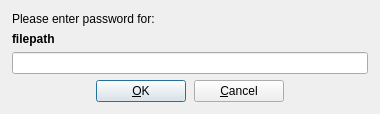
<?xml version="1.0" encoding="UTF-8"?>
<ui version="4.0">
 <class>IFileEncryptionPasswordDialog</class>
 <widget class="QDialog" name="IFileEncryptionPasswordDialog">
  <property name="windowTitle">
   <string>File Encryption Password</string>
  </property>
  <property name="modal">
   <bool>true</bool>
  </property>
  <property name="minimumSize">
   <size>
    <width>380</width>
    <height>0</height>
   </size>
  </property>
  <layout class="QVBoxLayout" name="mainLayout">
   <property name="leftMargin">  <number>12</number></property>
   <property name="topMargin">   <number>12</number></property>
   <property name="rightMargin"> <number>12</number></property>
   <property name="bottomMargin"><number>12</number></property>
   <property name="spacing">     <number>6</number></property>
   <item>
    <widget class="QLabel" name="textLabel1">
     <property name="text">
      <string>Please enter password for:</string>
     </property>
    </widget>
   </item>
   <item>
    <widget class="QLabel" name="tlFileName">
     <property name="text">
      <string>filepath</string>
     </property>
     <property name="styleSheet">
      <string notr="true">font-weight: bold;</string>
     </property>
     <property name="textInteractionFlags">
      <set>Qt::TextSelectableByMouse</set>
     </property>
    </widget>
   </item>
   <item>
    <widget class="QLineEdit" name="leFilePassword">
     <property name="echoMode">
      <enum>QLineEdit::Password</enum>
     </property>
    </widget>
   </item>
   <item>
    <layout class="QHBoxLayout" name="buttonLayout">
     <property name="spacing"><number>8</number></property>
     <item>
      <spacer name="leftSpacer">
       <property name="orientation"><enum>Qt::Horizontal</enum></property>
       <property name="sizeType"><enum>QSizePolicy::Expanding</enum></property>
       <property name="sizeHint" stdset="0">
        <size><width>40</width><height>20</height></size>
       </property>
      </spacer>
     </item>
     <item>
      <widget class="QPushButton" name="buttonOk">
       <property name="text">
        <string>&amp;OK</string>
       </property>
       <property name="default">
        <bool>true</bool>
       </property>
       <property name="minimumSize">
        <size><width>90</width><height>0</height></size>
       </property>
      </widget>
     </item>
     <item>
      <widget class="QPushButton" name="buttonCancel">
       <property name="text">
        <string>&amp;Cancel</string>
       </property>
       <property name="minimumSize">
        <size><width>90</width><height>0</height></size>
       </property>
      </widget>
     </item>
     <item>
      <spacer name="rightSpacer">
       <property name="orientation"><enum>Qt::Horizontal</enum></property>
       <property name="sizeType"><enum>QSizePolicy::Expanding</enum></property>
       <property name="sizeHint" stdset="0">
        <size><width>40</width><height>20</height></size>
       </property>
      </spacer>
     </item>
    </layout>
   </item>
  </layout>
 </widget>
 <connections>
  <connection>
   <sender>buttonOk</sender>
   <signal>clicked()</signal>
   <receiver>IFileEncryptionPasswordDialog</receiver>
   <slot>accept()</slot>
  </connection>
  <connection>
   <sender>buttonCancel</sender>
   <signal>clicked()</signal>
   <receiver>IFileEncryptionPasswordDialog</receiver>
   <slot>reject()</slot>
  </connection>
 </connections>
</ui>
